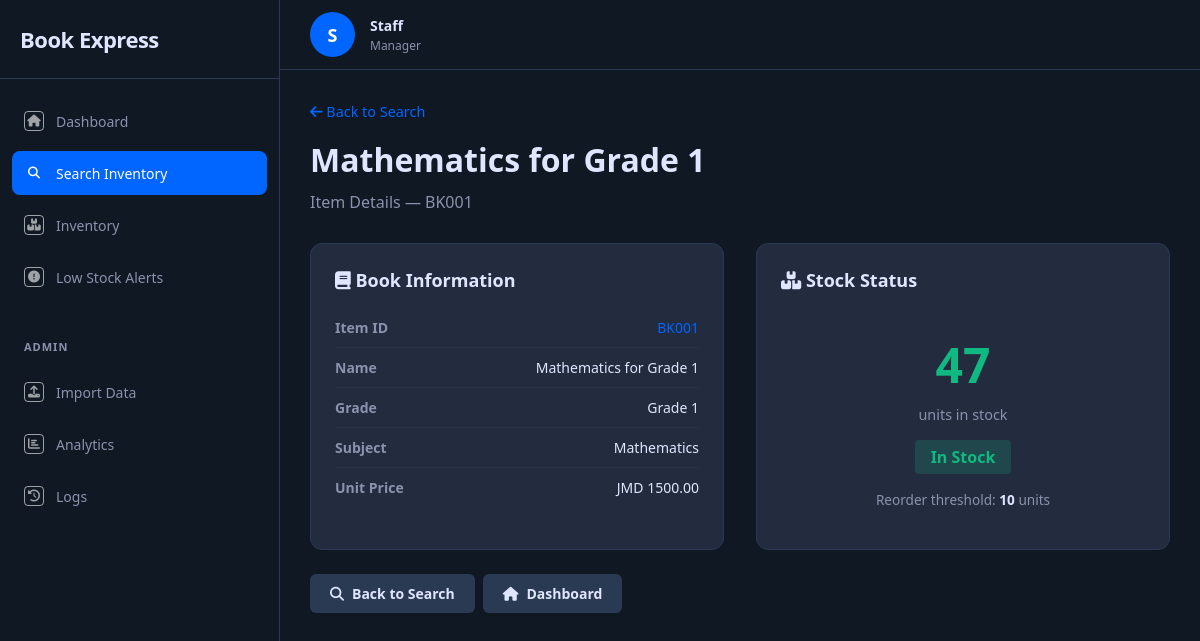
Page /item/BK001 on the committed database.
### tables this page shows
CREATE TABLE inventory_item (
            item_id TEXT PRIMARY KEY,
            item_name TEXT NOT NULL,
            unit_price REAL NOT NULL DEFAULT 0.0,
            stock_quantity INTEGER NOT NULL DEFAULT 0,
            reorder_threshold INTEGER NOT NULL DEFAULT 5,
            grade TEXT,
            subject TEXT,
            availability_status TEXT DEFAULT 'In Stock'
        );

### app.py (the view)
@app.route("/item/<item_id>")
def item_detail(item_id):
    boundary = ItemDetailView()
    details = boundary.display_details(item_id)
    if details is None:
        flash(f"Item '{item_id}' not found.", "error")
        return redirect(url_for("search_page"))
    return render_template("item_detail.html", item=details)

### boundaries/ItemDetailView.py (called while the page is built)
    def display_details(self, item_id: str, user_id: str = "staff_001"):
        controller = SearchController()
        self.current_item = controller.get_item_details(item_id, user_id)
        return self.current_item

### controllers/SearchController.py (called while the page is built)
    def get_item_details(self, item_id: str, user_id: str = "staff_001") -> dict:
        item = InventoryItem.find_by_id(item_id)
        if item is None:
            return None
        audit = AuditLog(
            user_id=user_id,
            action="view_item_details",
            details=f"Viewed: {item_id} ({item.item_name})"
        )
        audit.create_entry()
        return item.get_details()

### database.py (called while the page is built)
def get_connection():
    conn = sqlite3.connect(DB_PATH)
    conn.row_factory = sqlite3.Row
    conn.execute("PRAGMA foreign_keys = ON")
    return conn

### entities/AuditLog.py (called while the page is built)
    def create_entry(self) -> None:
        conn = get_connection()
        cursor = conn.execute("""
            INSERT INTO audit_log (timestamp, user_id, action, details)
            VALUES (?, ?, ?, ?)
        """, (self.timestamp, self.user_id, self.action, self.details))
        self.log_id = cursor.lastrowid
        conn.commit()
        conn.close()
        AuditLog.logs.append(self)

### entities/InventoryItem.py (called while the page is built)
    def is_below_threshold(self) -> bool:
        return self.stock_quantity <= self.reorder_threshold

    def get_details(self) -> dict:
        return {
            "item_id": self.item_id,
            "item_name": self.item_name,
            "unit_price": self.unit_price,
            "stock_quantity": self.stock_quantity,
            "reorder_threshold": self.reorder_threshold,
            "grade": self.grade,
            "subject": self.subject,
            "availability_status": self.get_availability_status()
        }

    def get_availability_status(self) -> str:
        self._update_availability_status()
        return self.availability_status

    def _update_availability_status(self):
        if self.stock_quantity == 0:
            self.availability_status = "Out of Stock"
        elif self.is_below_threshold():
            self.availability_status = "Low Stock"
        else:
            self.availability_status = "In Stock"

### templates/item_detail.html (shortened to what this page needs)
{% extends "base.html" %}
{% set active_page = 'search' %}
{% block content %}
<div style="margin-bottom:1rem"><a href="/search" style="color:var(--primary-color);text-decoration:none;font-size:.9rem"><i class="fas fa-arrow-left"></i> Back to Search</a></div>
<div class="section-header">
    <h1>{{ item.item_name }}</h1>
    <p>Item Details &mdash; {{ item.item_id }}</p>
</div>
<div class="detail-grid">
    <div class="detail-card">
        <h2><i class="fas fa-book"></i> Book Information</h2>
        <div class="detail-row"><span class="detail-label">Item ID</span><span class="detail-value" style="color:var(--primary-color)">{{ item.item_id }}</span></div>
        <div class="detail-row"><span class="detail-label">Name</span><span class="detail-value">{{ item.item_name }}</span></div>
        <div class="detail-row"><span class="detail-label">Grade</span><span class="detail-value">{{ item.grade }}</span></div>
        <div class="detail-row"><span class="detail-label">Subject</span><span class="detail-value">{{ item.subject }}</span></div>
        <div class="detail-row"><span class="detail-label">Unit Price</span><span class="detail-value">JMD {{ "%.2f"|format(item.unit_price) }}</span></div>
    </div>
    <div class="detail-card">
        <h2><i class="fas fa-boxes"></i> Stock Status</h2>
        <div style="text-align:center;padding:1rem 0">
            <div class="stock-display {% if item.stock_quantity == 0 %}out-of-stock{% elif item.stock_quantity <= item.reorder_threshold %}low-stock{% else %}in-stock{% endif %}">{{ item.stock_quantity }}</div>
            <div style="font-size:.9rem;color:var(--text-secondary);margin-bottom:1rem">units in stock</div>
            {% if item.availability_status == "Out of Stock" %}<span class="badge badge-red" style="font-size:1rem;padding:6px 16px">Out of Stock</span>
            {% elif item.availability_status == "Low Stock" %}<span class="badge badge-yellow" style="font-size:1rem;padding:6px 16px">Low Stock</span>
            {% else %}<span class="badge badge-green" style="font-size:1rem;padding:6px 16px">In Stock</span>{% endif %}
            <div style="margin-top:1rem;font-size:.85rem;color:var(--text-secondary)">Reorder threshold: <strong style="color:var(--text-primary)">{{ item.reorder_threshold }}</strong> units</div>
        </div>
    </div>
</div>
<div style="display:flex;gap:.5rem;margin-top:1.5rem">
    <a href="/search" class="btn-secondary"><i class="fas fa-search"></i> Back to Search</a>
    <a href="/" class="btn-secondary"><i class="fas fa-home"></i> Dashboard</a>
</div>
{% endblock %}

### static/css/dashboard.css (style rules this page uses)
* { margin:0;padding:0;box-sizing:border-box }
:root { --primary-color:#0066ff;--dark-bg:#0f1823;--sidebar-bg:#0f1823;--card-bg:#0f1823;--border-color:#2a3a52;--text-primary:#e0e6ff;--text-secondary:#8b92ad;--success-color:#10b981;--warning-color:#f59e0b;--danger-color:#ef4444;--icon-color:rgba(255,255,255,0.6) }
body { font-family:'Segoe UI',Tahoma,Geneva,Verdana,sans-serif;background-color:var(--dark-bg);color:var(--text-primary);overflow:hidden }
.section-header { margin-bottom:30px }
.section-header h1 { font-size:32px;font-weight:700;margin-bottom:10px }
.section-header p,.subtitle { font-size:16px;color:var(--text-secondary) }
.badge { display:inline-block;padding:4px 10px;border-radius:4px;font-size:12px;font-weight:600 }
.badge-green { background-color:rgba(16,185,129,.2);color:var(--success-color) }
.btn-primary,.btn-secondary { padding:10px 20px;border:none;border-radius:6px;font-size:14px;font-weight:600;cursor:pointer;transition:all .3s ease;display:inline-flex;align-items:center;gap:8px;text-decoration:none }
.btn-secondary { background-color:var(--border-color);color:var(--text-primary) }
.detail-grid { display:grid;grid-template-columns:1fr 1fr;gap:2rem }
.detail-card { background:#232b3e;border-radius:12px;padding:1.5rem;border:1px solid var(--border-color) }
.detail-card h2 { font-size:18px;margin-bottom:16px;color:var(--text-primary) }
.detail-row { display:flex;justify-content:space-between;padding:10px 0;border-bottom:1px solid rgba(42,58,82,.5);font-size:14px }
.detail-row:last-child { border-bottom:none }
.detail-label { font-weight:600;color:var(--text-secondary) }
.detail-value { color:var(--text-primary);text-align:right }
.stock-display { font-size:3rem;font-weight:700;margin:.5rem 0 }
.stock-display.in-stock { color:var(--success-color) }

### rows in the picture
inventory_item: item_name "Mathematics for Grade 1", item_id "BK001", grade "Grade 1", subject "Mathematics", unit_price "1500.00", stock_quantity "47", reorder_threshold "10"
